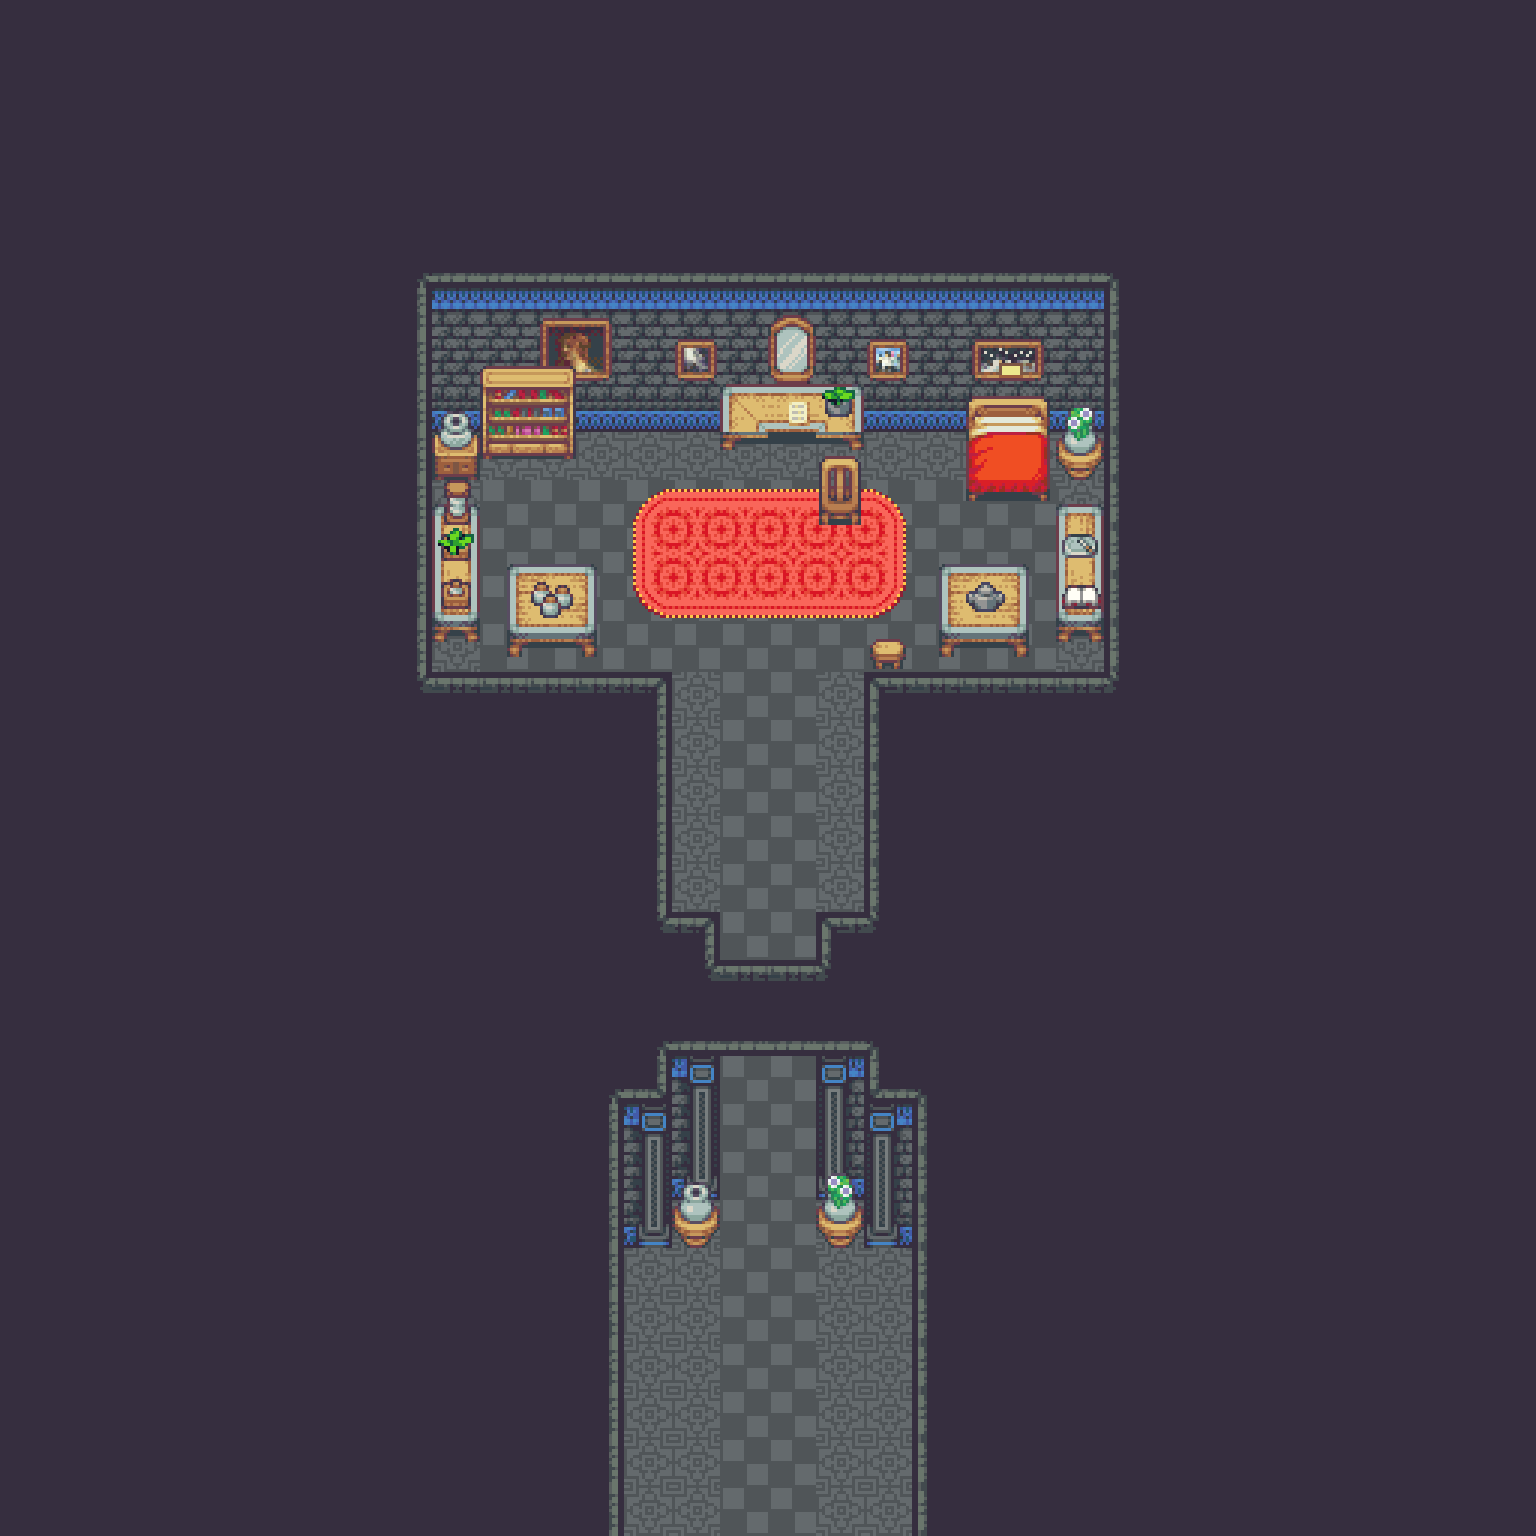

This is a level from a 2D game, rendered from its Tiled map with the project's own tilesets. A one-line summary and the map file follow, with tile-layer data summarised:
An orthogonal 32x32 tile map with 48x48 px tiles, 6 tile layers (Basement, Ground, Flooring, Furnishing, ...), 4 tilesets and 3 objects.

<map version="1.10" tiledversion="1.10.1" orientation="orthogonal" renderorder="right-down" width="32" height="32" tilewidth="48" tileheight="48" infinite="0" nextlayerid="9" nextobjectid="6">
 <tileset firstgid="1" source="Castle.tsx" />
 <tileset firstgid="1480" source="CastleInterior.tsx" />
 <tileset firstgid="3160" source="CastleObjects.tsx" />
 <tileset firstgid="3416" source="CastleObjects2.tsx" />
 <layer id="10" name="Basement" width="32" height="32">
  <data>[1024 cells, 0 non-empty, 0 distinct tile ids]</data>
 </layer>
 <layer id="2" name="Ground" width="32" height="32">
  <data>[1024 cells, 1024 non-empty, 2 distinct tile ids]</data>
 </layer>
 <layer id="9" name="Flooring" width="32" height="32">
  <data>[1024 cells, 18 non-empty, 9 distinct tile ids]</data>
 </layer>
 <layer id="1" name="Furnishing" width="32" height="32">
  <data>[1024 cells, 907 non-empty, 52 distinct tile ids]</data>
 </layer>
 <layer id="6" name="Decor" width="32" height="32">
  <data>[1024 cells, 28 non-empty, 25 distinct tile ids]</data>
 </layer>
 <layer id="5" name="Ceiling" width="32" height="32">
  <data>[1024 cells, 18 non-empty, 15 distinct tile ids]</data>
 </layer>
 <objectgroup id="3" name="Props">
  <object id="3" gid="235" x="912" y="576" width="144" height="144">
   <properties>
    <property name="I">[Character [Enemy Kyla] Downward True False
  [Sequence
   [ClearSpirits
    [FadeOutSong 120]
    [Wait 120]
    [PlaySong 120 0 0 0.5 [Field TheCalling]]
    [Wait 180]
    [Dialog "Always. They have always treated me this way."]
    [Wait 120]
    [Dialog "Things cannot be put right. Things can only be put in my favor."]
    [Wait 120]
    [Dialog "You are either the spider or you are the fly."]
    [Wait 120]
    [Dialog "A lifetime of poison is what she gave to me..."]
    [Wait 60]
    [Face [CharacterTarget [Enemy Kyla]] Leftward]
    [Wait 60]
    [Dialog "I shall give it all back to her in a single moment!"]
    [Wait 60]
    [Face [CharacterTarget [Enemy Kyla]] Downward]
    [Wait 60]
    [Dialog "Aranea's poison is tasteless and unidentifiable."]
    [Wait 120]
    [Dialog "In my master's nightly herbal brew shall I serve it."]
    [Wait 60]
    [Face [CharacterTarget [Enemy Kyla]] Leftward]
    [Wait 60]
    [Dialog "Upon her death by morning, through the custom of succession, I will take her stead."]
    [Wait 60]
    [Face [CharacterTarget [Enemy Kyla]] Downward]
    [Wait 60]
    [Dialog "Imagine their faces when they see the lowest servant become the highest... their victim become their tormentor."]
    [Wait 120]
    [Dialog "Things could not be put right..."]
    [FadeOutSong 120]
    [Fade [CharacterTarget [Enemy Kyla]] 150]
    [ReplaceAdvent [KylaAdvent 2] [KylaAdvent 3]]
    [PlaySong 120 0 0 0.5 [Castle CastlePart2]]
    [Wait 120]
    [PlaySound 0.5 [Field Unlatch]]
    [Dialog "Something unlatched..."]]]
 [[KylaAdvent 2]]]</property>
   </properties>
  </object>
  <object id="4" gid="235" x="720" y="1200" width="96" height="144">
   <properties>
    <property name="I" value="[Door WoodenDoor]" />
   </properties>
  </object>
  <object id="5" gid="235" x="576" y="480" width="48" height="48">
   <properties>
    <property name="I" value="[Chest WoodenChest [KeyItem CopperKey] d2217a48-8ae8-44ee-8f26-4bf4d0270f35 None Fin [[KylaAdvent 3]]]" />
   </properties>
  </object>
 </objectgroup>
</map>
